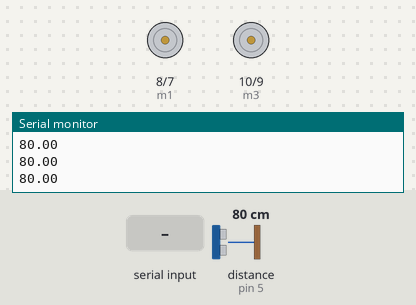
Bench run of a sketch on a simulated Arduino Uno, built with avr-gcc and run on an emulated ATmega328P. On the bench: motor-driver pin pairs drawn as motors (green arrow = first pin HIGH = forward, orange = second pin HIGH = backward, longer = more drive), the last lines printed to the serial monitor. The test bench sets the inputs (shaded band); at power-on: distance to the obstacle (sensor on pin 5) 80 cm. The echo pulse lasts 58.3 µs per cm.

Above: at 1.2 s.
1.3 s: "F" received over the second serial link
At 1.6 s:
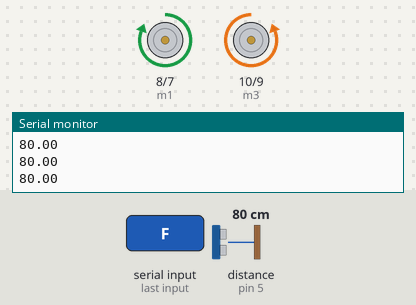
2.8 s: "T" received over the second serial link
At 4.0 s:
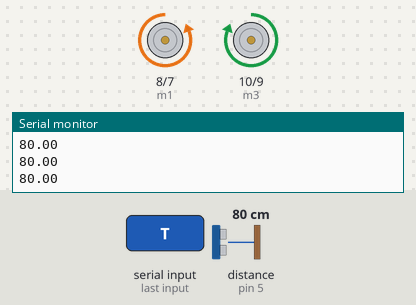
4.3 s: "D" received over the second serial link
At 5.5 s:
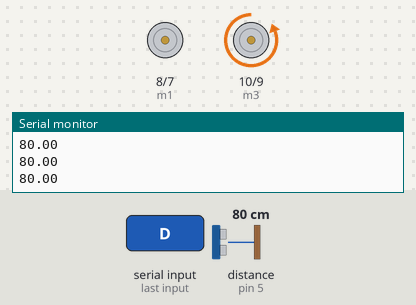
5.8 s: "E" received over the second serial link
At 6.4 s:
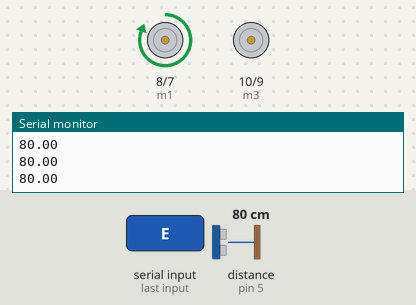
7.3 s: "A" received over the second serial link
At 7.9 s:
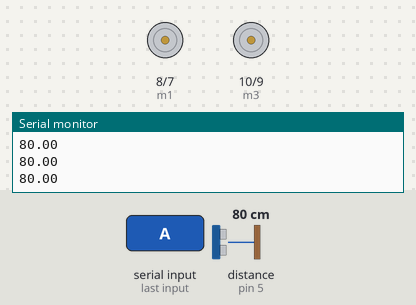
8.8 s: distance to the obstacle (sensor on pin 5) set to 22 cm
10.3 s: distance to the obstacle (sensor on pin 5) set to 18 cm
At 12.1 s:
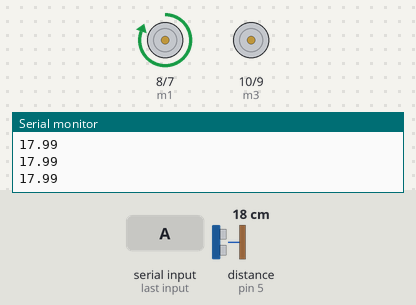
Timing chart, 0 to 13.4 s (numbered marks = the images above; inputs shaded):
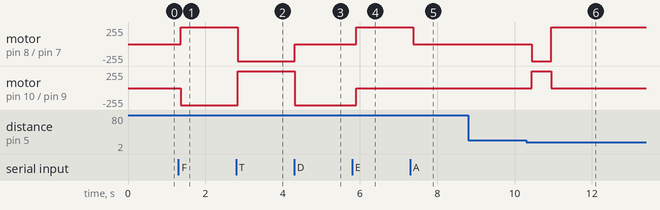

Measured:
- the behaviour switches between 20 and 19 cm on distance to the obstacle (sensor on pin 5) (found by bisection; images 5 and 6)
- after the input at 1.3 s, motor on pin 8 (m1) / pin 7 (m2): stopped → forward 255/255 after 0.06 s; motor on pin 10 (m3) / pin 9 (m4): stopped → backward 255/255 after 0.06 s
- after the input at 2.8 s, motor on pin 8 (m1) / pin 7 (m2): forward 255/255 → backward 255/255 at once; motor on pin 10 (m3) / pin 9 (m4): backward 255/255 → forward 255/255 at once
- after the input at 4.3 s, motor on pin 8 (m1) / pin 7 (m2): backward 255/255 → stopped at once; motor on pin 10 (m3) / pin 9 (m4): forward 255/255 → backward 255/255 at once
- after the input at 5.8 s, motor on pin 8 (m1) / pin 7 (m2): stopped → forward 255/255 after 0.10 s; motor on pin 10 (m3) / pin 9 (m4): backward 255/255 → stopped after 0.10 s
- after the input at 7.3 s, motor on pin 8 (m1) / pin 7 (m2): forward 255/255 → stopped after 0.07 s
- after the input at 10.3 s, motor on pin 8 (m1) / pin 7 (m2): stopped → backward 255/255 after 0.15 s, → forward 255/255 0.50 s later; motor on pin 10 (m3) / pin 9 (m4): stopped → forward 255/255 after 0.15 s, → stopped 0.50 s later

The sketch:

Auto.ino
```cpp
#include <SoftwareSerial.h>
#include <Ultrasonic.h>

#define pino_trigger 4
#define pino_echo 5

int m1 = 8;
int m2 = 7;
int m3 = 10;
int m4 = 9;
int pinoRX = 2;
int pinoTX = 3;
char valor = '0';
float cmMsec;
SoftwareSerial bluetooth(pinoRX, pinoTX);
Ultrasonic ultrasonic(pino_trigger,pino_echo);
void setup() {
  pinMode(m1, OUTPUT);
  pinMode(m2, OUTPUT);
  pinMode(m3, OUTPUT);
  pinMode(m4, OUTPUT);
  Serial.begin(9600);
  bluetooth.begin(9600);
  valor = 'P';

}

void loop() {
  long microsec = ultrasonic.timing();
  cmMsec = ultrasonic.convert(microsec, Ultrasonic::CM);
  Serial.println(cmMsec);
  delay(100);
  bluetooth.println(cmMsec);
   if(cmMsec <= 25 && cmMsec != 5.79  && valor != 'T'){
      bluetooth.println("Obstaculo a frente.");
  }


  if(bluetooth.available()) {
    valor = bluetooth.read();
    if(valor == 'F') {
      Frente();
    }else if (valor == 'T') {
      Tras();
    }else if (valor == 'D') {
      Direita();
    }else if (valor == 'E') {
      Esquerda();
    }else{
      Para();
    }
  }
  if (cmMsec < 20 && valor == 'A'){
    bluetooth.println("Ia bater!");
    Tras();
    delay(500);
    long microsec2 = ultrasonic.timing();
    float cmMsec2 = ultrasonic.convert(microsec2, Ultrasonic::CM);
    while(cmMsec2 < 40){
      Esquerda();
      microsec2 = ultrasonic.timing();
      cmMsec2 = ultrasonic.convert(microsec2, Ultrasonic::CM);
      Serial.println(cmMsec2);
      delay(400);
    }
    Frente();
  }
}
void Auto(){
  if (cmMsec < 5.79){
    bluetooth.println("Ia bater!");
    Tras();
    delay(500);
    long microsec2 = ultrasonic.timing();
    float cmMsec2 = ultrasonic.convert(microsec2, Ultrasonic::CM);
    while(cmMsec2 < 10){
      Esquerda();
      microsec2 = ultrasonic.timing();
      cmMsec2 = ultrasonic.convert(microsec2, Ultrasonic::CM);
      Serial.println(cmMsec2);
      delay(100);
    }
    Frente();
  }else{
    Frente();
  }
}
void Frente(){
  digitalWrite(m1,HIGH);
  digitalWrite(m2,LOW);
  digitalWrite(m3,LOW);
  digitalWrite(m4,HIGH);
}
void Tras(){
  digitalWrite(m1,LOW);
  digitalWrite(m2,HIGH);
  digitalWrite(m3,HIGH);
  digitalWrite(m4,LOW);
}
void Direita(){
  digitalWrite(m1,LOW);
  digitalWrite(m2,LOW);
  digitalWrite(m3,LOW);
  digitalWrite(m4,HIGH);
}
void Esquerda(){
  digitalWrite(m1,HIGH);
  digitalWrite(m2,LOW);
  digitalWrite(m3,LOW);
  digitalWrite(m4,LOW);
}
void Para(){
  digitalWrite(m1,LOW);
  digitalWrite(m2,LOW);
  digitalWrite(m3,LOW);
  digitalWrite(m4,LOW);

}
```
